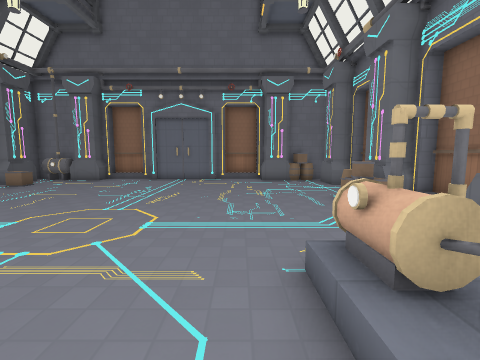
view 1 (above)

18 first-person views from a walk through a 3-D level made in the Godot game engine. The camera is 1.5 m above the floor, tilts 6° down and sees 90° across. The floor is counted in squares, 1 m on a side. Each view is taken from the middle of a square. On the plan, view 1 faces up. The plan holds only what a view shows up to about 13 squares ahead; the rest is blank. Surface patterns are stand-ins for the level's own textures.

view 2
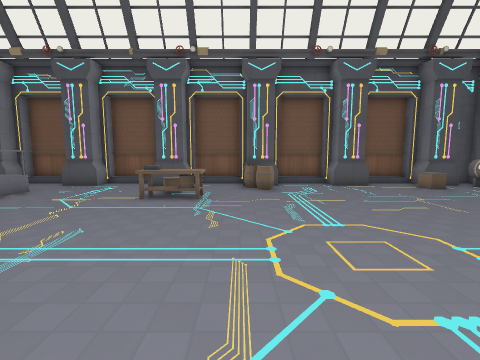

view 3
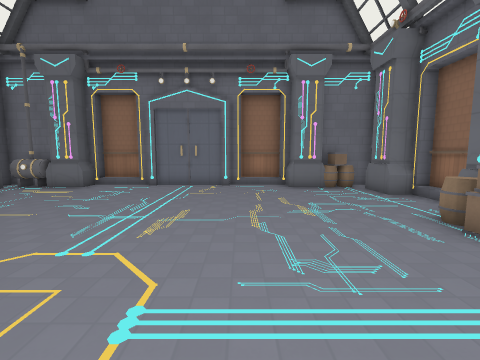

view 4
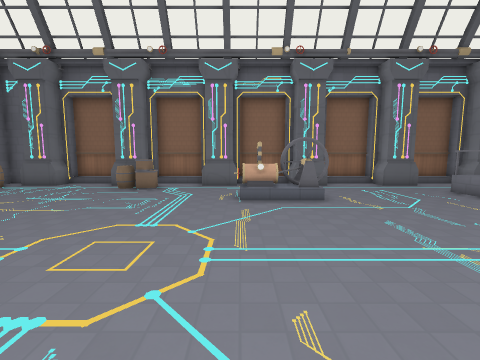

view 5
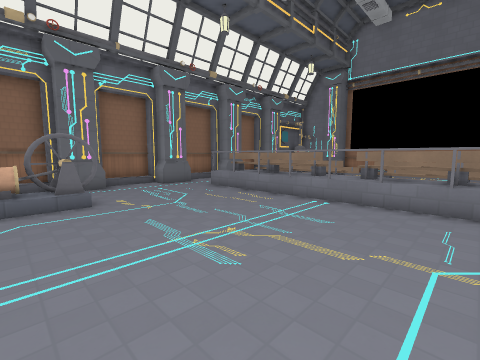

view 6
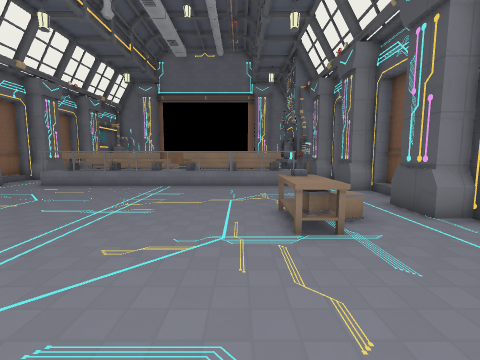

view 7
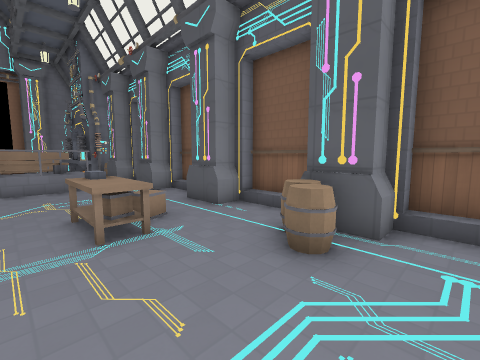

view 8
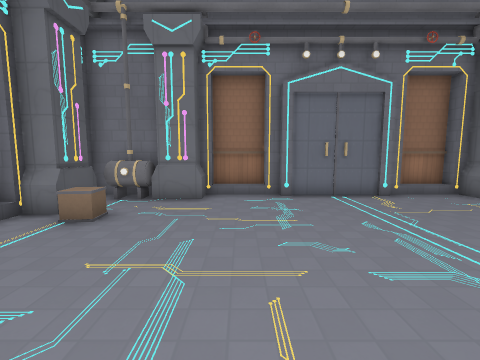

view 9
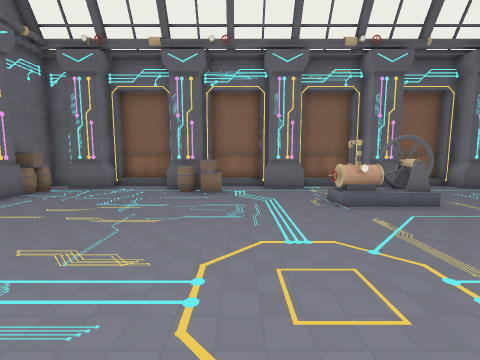

view 10
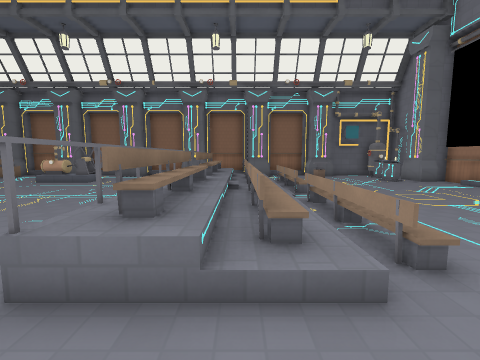

view 11
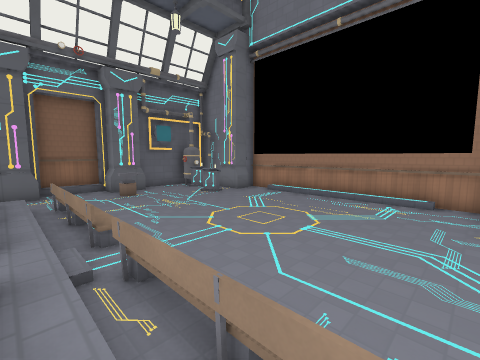

view 12
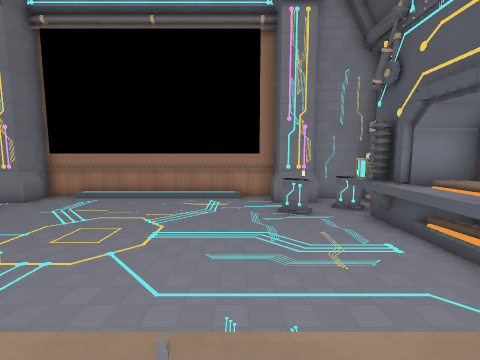

view 13
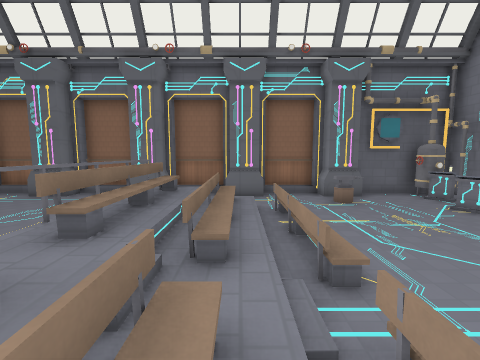

view 14
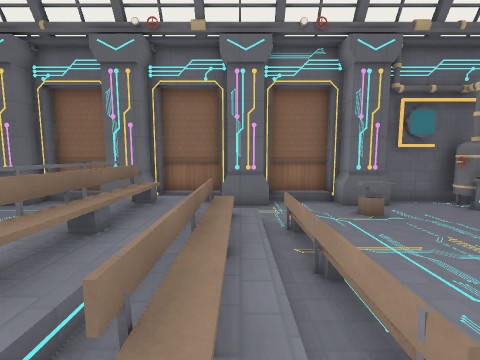

view 15
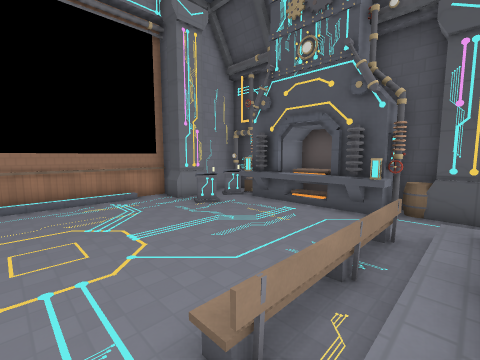

view 16
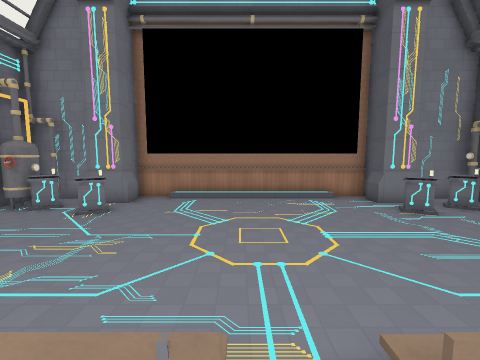

view 17
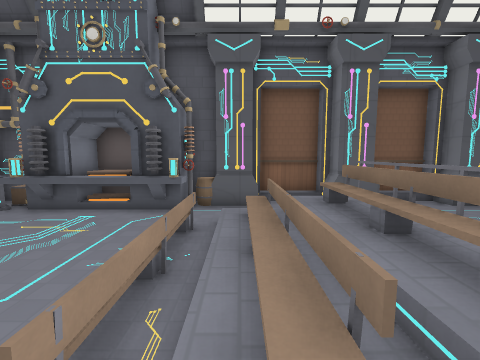

view 18
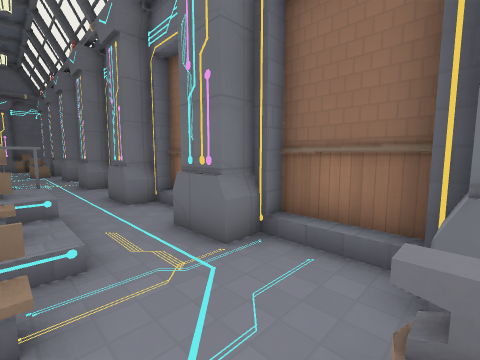

### Floor plan
Key: @ floor where view 1 was taken; # wall or solid block; . floor; / step, stairs or slope; D closed door; = window, fence, low wall or low ledge; ^ raised ledge; P pillar; I podium; O other object.
Columns run from 13 left of view 1 to 6 right of it. Each row starts with its distance up from view 1.
 16      ###    ###
 15 ####P#.#DDDD#.#P####
 14 #P^#P..........P##P#
 13 #P................P#
 12 #P^...............P#
 11 #.=................#
 10 #..................#
  9 #P................P#
  8 #P...............^P#
  7 #...............=^.#
  6 #..................#
  5 #P................P#
  4 #P^^..............P#
  3 #P=...........O#..P#
  2 #.............##...#
  1 #...^^........==...#
  0 #P.=^^.......@.#..P#
 -1 #P................P#
 -2 #..................#
 -3 #..................#
 -4 #P................P#
 -5 #P................PP
 -6 #...=##########=...#
 -7 #...=##########=...#
 -8 #...============...#
 -9 #P..////////////..P#
-10 #P../////==/////..P#
-11 ###................#
-12  ##................#
-13  #^.............^.P#
-14  #^.............=.P#
-15  ##................#
-16   #.I..........I...#
-17  ^I.I..........I.I##
-18 ##I##..........#####
-19  ####.////////.##
-20     ############

Positions as (right, up) in squares from view 1, and headings:
1: (0, 0), facing up
2: (0, 3), facing left
3: (-1, 3), facing up
4: (-7, 3), facing right
5: (-7, 2), facing down-right
6: (-7, 6), facing down
7: (-7, 6), facing down-left
8: (-7, 6), facing up
9: (-6, 6), facing right
10: (-12, -8), facing right
11: (-8, -9), facing down-right
12: (-7, -9), facing down
13: (-6, -9), facing right
14: (-4, -9), facing right
15: (-3, -9), facing down-left
16: (-3, -9), facing down
17: (-3, -9), facing left
18: (2, -13), facing up-right
